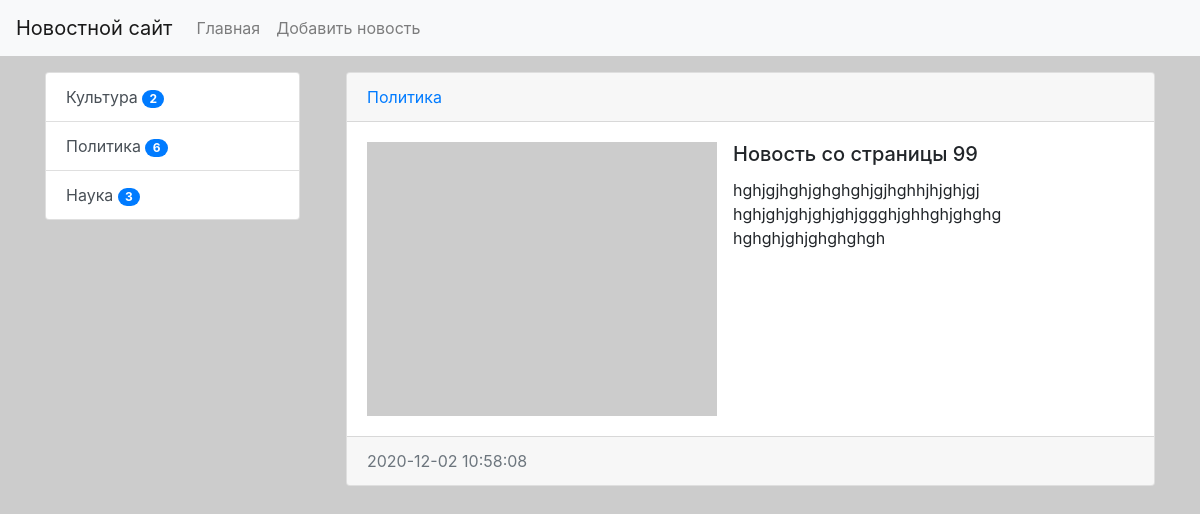
Page /news/20/ on the committed database.
### news/models.py (models this page shows, shortened)
class Category(models.Model):
    title = models.CharField(max_length=150, db_index=True, verbose_name='Наименование категории')
    def get_absolute_url(self):
        return reverse('category', kwargs={'category_id': self.pk})
    def __str__(self):
        return self.title
    class Meta:
        verbose_name = 'Категория'
        verbose_name_plural = 'Категории'
        ordering = ['title']

class News(models.Model):
    title = models.CharField(max_length=150, verbose_name='Название новости')
    content = models.TextField(blank=True, verbose_name='Контент')
    created_at = models.DateTimeField(auto_now_add=True, verbose_name='Дата публикации')
    updated_at = models.DateTimeField(auto_now=True, verbose_name='Обновлено')
    photo = models.ImageField(upload_to='photos/%Y/%m/%d/', verbose_name='Фото', blank=True)
    is_published = models.BooleanField(default=True, verbose_name='Опубликовано')
    category = models.ForeignKey('Category', on_delete=models.PROTECT, verbose_name='Опубликовано', related_name='get_news')
    views = models.IntegerField(default=0)
    class Meta:
        verbose_name = 'Новость'
        verbose_name_plural = 'Новости'
        ordering = ['-created_at']

### news/views.py (the view)
# urls.py: path('news/<int:pk>/', ViewNews.as_view(), name='view_news'),
class ViewNews(DetailView):
    model = News
    context_object_name = 'news_item'

### news/templatetags/news_tags.py (called while the page is built)
@register.inclusion_tag('news/list_categories.html')
def show_categories():
    categories = Category.objects.annotate(cnt=Count('get_news')).filter(cnt__gt=0)
    return {'categories': categories}

### news/templates/news/news_detail.html (shortened to what this page needs)
{% extends 'base.html' %}
{% block sidebar %}
{% include 'inc/_sidebar.html' %}
{% endblock %}
{% block content %}
    <div class="card mb-3 ml-3">
        <div class="card-header">
            <a href="{{ news_item.category.get_absolute_url }}">{{ news_item.category }}</a>
        </div>
        <div class="card-body">
                {% if item.photo %}
                <img src="{{ news_item.photo.url }}" alt="" width="350" class="float-left mr-3">
                {% else %}
                <img src="https://picsum.photos/id/1/300/235" alt="" width="350" class="float-left mr-3">
                {% endif %}
                <h5 class="card-title">{{ news_item.title }}</h5>
                <p class="card-text">{{ news_item.content|linebreaksbr }}</p>
        </div>
        <div class="card-footer text-muted">
            {{ news_item.created_at|date:"Y-m-d H:i:s" }}
        </div>
    </div>
{% endblock %}

### news/templates/news/list_categories.html
<div class="list-group">
        {% for item in categories%}
        <a href="{{ item.get_absolute_url}}" class="list-group-item list-group-item-action">{{  item.title }}
        <span class="badge badge-primary badge-pill"> {{item.cnt}}</span>
        </a>
        {% endfor %}
</div>

### news/static/css/style.css (style rules this page uses)
body { background-color: #ccc; }

### rows in the picture
Category: title "Культура", cnt "2"
Category: title "Политика", cnt "6"
Category: title "Наука", cnt "3"
News: category "Политика", title "Новость со страницы 99", content "hghjgjhghjghghghjgjhghhjhjghjgj hghjghjghjghjghjggghjghhghjghghg hghghjghjghghghgh", created_at "2020-12-02 10:58:08"
